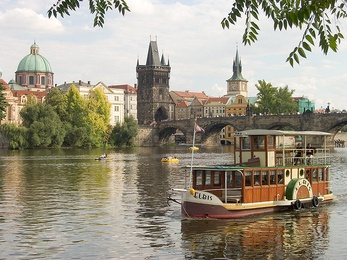
%> input picture inputSeamCarvingPrague.jpg, 347 x 260 px, shrunk from 640 x 480 before the run
$ octave seam_carving_reduce_width.m   (GNU Octave 9; MATLAB toolbox functions it lacks are replaced by stand-ins)
%> lines starting %> are read from the running program, lines starting %| are printed output that depends on the picture
%> further down, I is the input picture: size 260x347x3 uint8; mean R, G, B 156.5, 149.6, 132.7
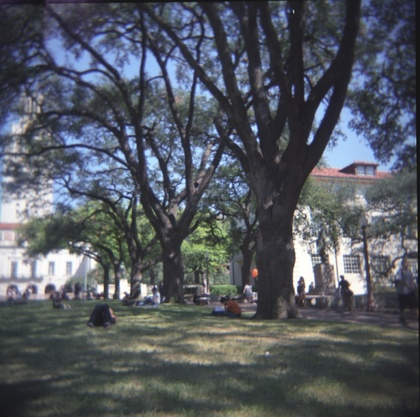
%> input picture inputSeamCarvingMall.jpg, 420 x 417 px, shrunk from 775 x 769 before the run
%> further down, I2 is the input picture: size 417x420x3 uint8; mean R, G, B 83.8, 88.4, 96.4
### energy_image.m
function energyImage = energy_image(im)

G = rgb2gray(im);
[x,y] = imgradientxy(im2double(G), 'prewitt');
energyImage = sqrt((x.^2)+(y.^2));
%> in energy_image (call 2), `energyImage = sqrt((x.^2)+(y.^2));`:
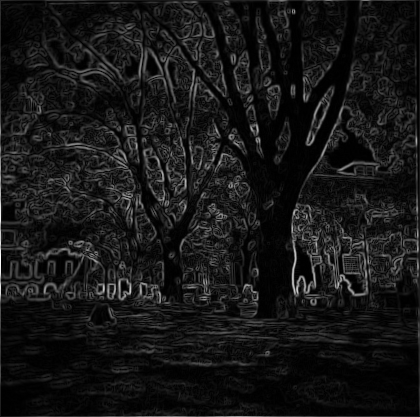
%> energyImage: size 417x420 double; min 0, max 2.77, mean 0.251; drawn with min black and max white

%figure;
%imshow(energyImage);
%title('prewitt');
end

### cumulative_minimum_energy_map.m
function cumulativeEnergyMap = cumulative_minimum_energy_map(energyImage,seamDirection)
%> called with seamDirection = 'VERTICAL'

if strcmp(seamDirection,'HORIZONTAL')
    energyImage = transpose(energyImage);
end

I = energyImage;
rows = size(I, 1);
%> rows = 260
cols = size(I, 2);
%> cols = 347
E = zeros(rows, cols);
E = I(1,:);
%> E = 347 values, max 3 at index 138, min 0.441 at index 68, mean 2.09

for i = 2 : rows
    for j = 1 : cols
        if (j == 1)
            minArray = [E(i - 1, 1), E(i - 1, 2)];

        elseif (j == cols)
            minArray = [E(i - 1,j - 1), E(i - 1,j)];

        else
            minArray = [E(i - 1,j - 1), E(i - 1,j), E(i - 1, j + 1)];

        end

        E(i, j) = I(i, j) + min(minArray);

    end
end
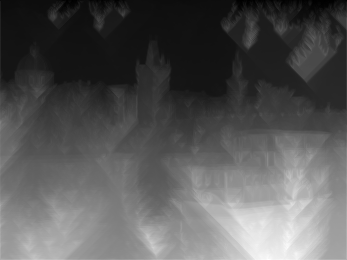
%> E: size 260x347 double; min 0.441, max 43.49, mean 15.2; drawn with min black and max white
%> after the loop, minArray = [28.58 30.75]

if strcmp(seamDirection,'HORIZONTAL')
    E = transpose(E);
end

cumulativeEnergyMap = E;

%figure;
%imagesc(cumulativeEnergyMap);
%title('cumEnergy');
end


### find_optimal_vertical_seam.m
function verticalseam = find_optimal_vertical_seam(cumulativeEnergyMap)

I = cumulativeEnergyMap;
rows = size(I, 1);
cols = size(I, 2);
verticalseam = zeros(rows,1);

[row, col] = min([I(end,:)]);
%> row = 26.16; col = 121
verticalseam(rows) = col;

for i = rows : -1 : 2
    if (col == 1)
        [row,pos] =  min([I(i - 1, col), I(i - 1, col + 1)]);
        if (pos == 2)
            col = col + 1;
        end

    elseif (col == cols)
        [row,pos] =  min([I(i - 1, col - 1), I(i - 1, col)]);
        if (pos == 1)
            col = col - 1;
        end

    else
        [row,pos] =  min([I(i - 1, col - 1), I(i - 1, col), I(i - 1, col + 1)]);
        if (pos == 1)
            col = col - 1;
        elseif (pos == 3)
            col = col + 1;
        end
    end

    verticalseam(i - 1) = col;
end
%> this loop made 259 passes
%> (row, pos, col) on passes 1, 2, 4, 5, 6, 8, 9, 11, 12, 13, 14, 15: (24.19, 1, 120), (23.99, 1, 119), (23.89, 1, 118), (23.89, 3, 119), (23.82, 3, 120), (23.68, 1, 119), (23.63, 1, 118), (23.43, 3, 119), (23.4, 3, 120), (23.36, 1, 119), (23.34, 3, 120), (23.29, 1, 119)
%> (row, pos) on passes 3, 7, 10, 18, 20, 26: (23.94, 2), (23.75, 2), (23.47, 2), (23.16, 2), (22.98, 2), (22.46, 2)
%> after the loop, col = 84; pos = 1; row = 2.57; verticalseam = 260 values, max 122 at index 221, min 61 at index 71, mean 91.58
end

### reduce_width.m
function [reducedColorImage,reducedEnergyImage] = reduce_width(im,energyImage)

I = im;
E = energyImage;
cumMap = cumulative_minimum_energy_map(E, 'VERTICAL');
seam = find_optimal_vertical_seam(cumMap);
%> seam has the same summary as verticalseam in find_optimal_vertical_seam


rows = size(I,1);
%> rows = 260
cols = size(I,2);
%> cols = 347
for i=1:rows
            reducedColorImage(i,:,:) = I(i,[1:(seam(i)-1) (seam(i)+1):end],:);
            reducedEnergyImage(i,:) = E(i,[1:(seam(i)-1) (seam(i)+1):end]);
end

figure;
imshow(reducedColorImage);
figure;
imshow(reducedEnergyImage);
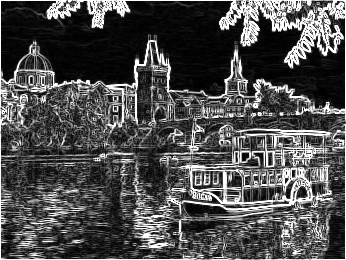
%> displayed picture: size 260x346, on the screen's scale of 0 to 255; min 0, max 255, mean 78.7

end

### seam_carving_reduce_width.m
I = imread('inputSeamCarvingPrague.jpg');
I2 = imread('inputSeamCarvingMall.jpg');

E = energy_image(I);
E2 = energy_image(I2);

[rI, rE] = reduce_width(I, E);
[rI2, rE2] = reduce_width(I2, E2);
%> call 2 of cumulative_minimum_energy_map, with seamDirection = 'VERTICAL'
%> in cumulative_minimum_energy_map (call 2), `E = I(1,:);`: E = 420 values, max 1.36 at index 282, min 0.239 at index 150, mean 0.482
%> after the loop in cumulative_minimum_energy_map (call 2), `for i = 2 : rows`:
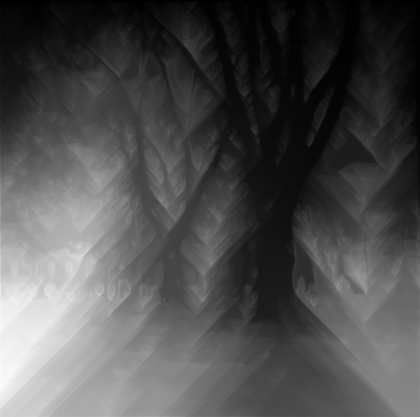
%> E: size 417x420 double; min 0.239, max 38.72, mean 12.3; drawn with min black and max white
%> after the loop in cumulative_minimum_energy_map (call 2), `for i = 2 : rows`: minArray = [20.8 21.1]
%> the loop in find_optimal_vertical_seam (call 2), `for i = rows : -1 : 2` made 416 passes
%> (row, pos, col) on passes 2, 3, 4, 5, 6, 7, 8, 9, 10, 11, 12, 14: (11.74, 1, 304), (11.69, 1, 303), (11.68, 1, 302), (11.65, 1, 301), (11.63, 1, 300), (11.54, 1, 299), (11.51, 1, 298), (11.49, 1, 297), (11.43, 1, 296), (11.41, 1, 295), (11.39, 1, 294), (11.36, 1, 293)
%> (row, pos) on passes 1, 13, 18, 20, 21, 24: (11.77, 2), (11.38, 2), (11.2, 2), (11.17, 2), (11.14, 2), (11.04, 2)
%> in reduce_width (call 2), `seam = find_optimal_vertical_seam(cumMap);`: seam = 417 values, max 355 at index 1, min 268 at index 261, mean 306.9
%> in reduce_width (call 2), `imshow(reducedEnergyImage);`:
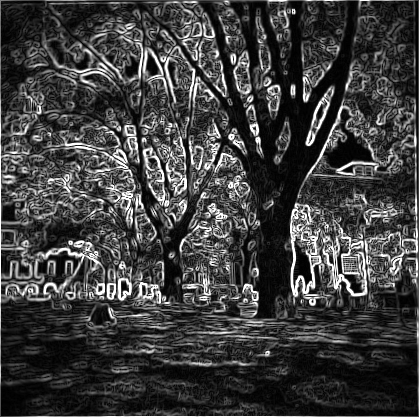
%> displayed picture: size 417x419, on the screen's scale of 0 to 255; min 0, max 255, mean 62.5

for i = 1 : 99
    [rI, rE] = reduce_width(rI, rE);
%> (the run ends here)
